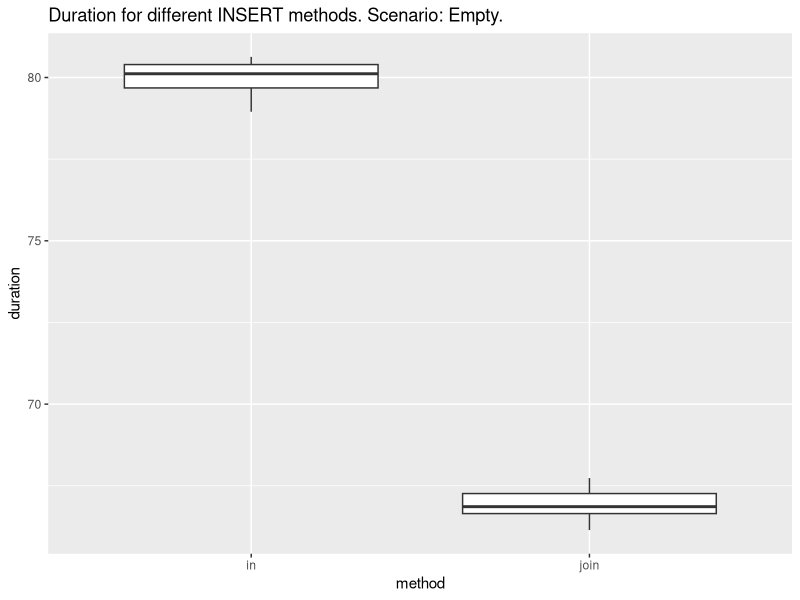
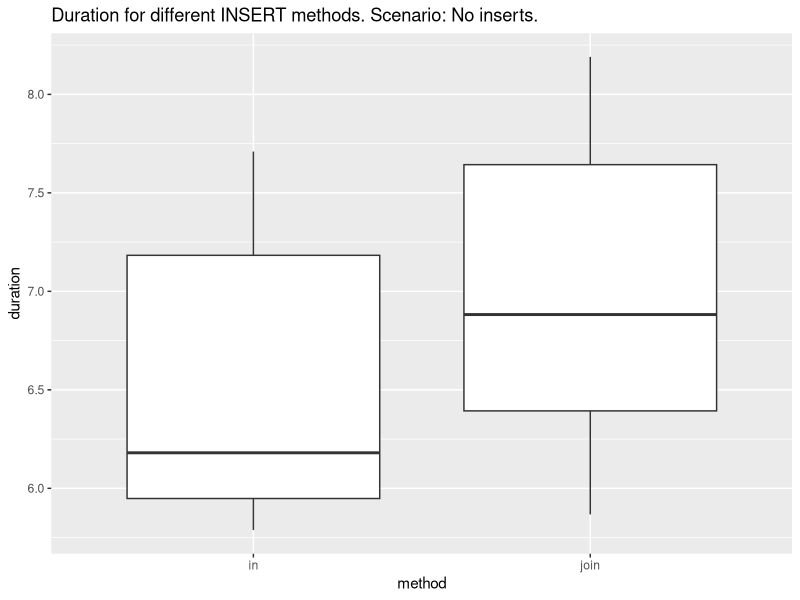
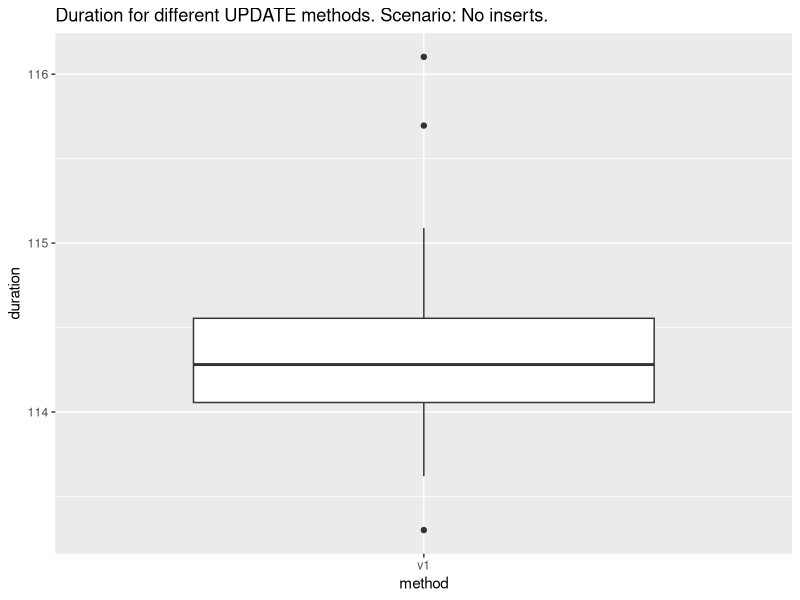
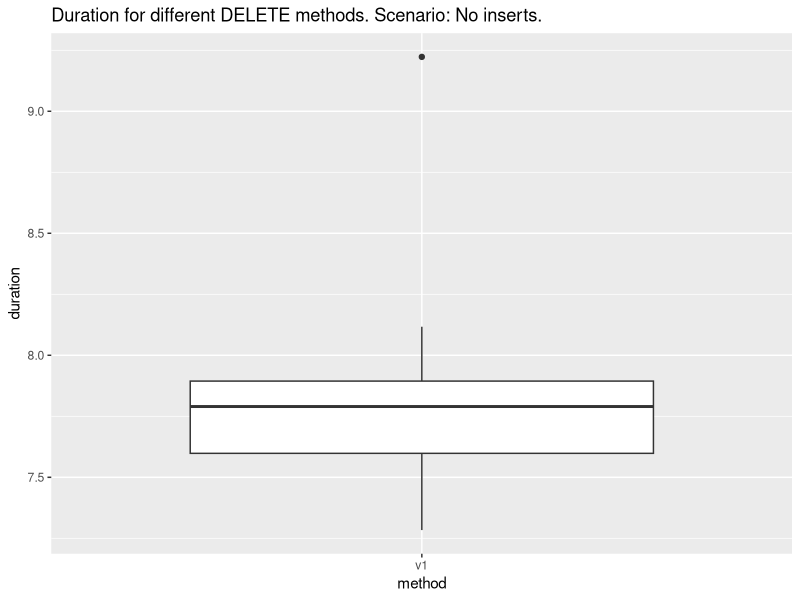
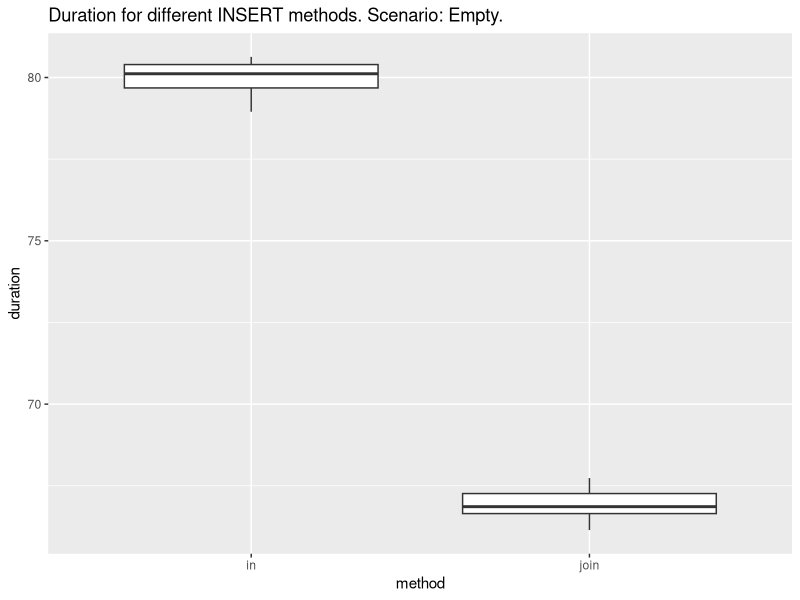
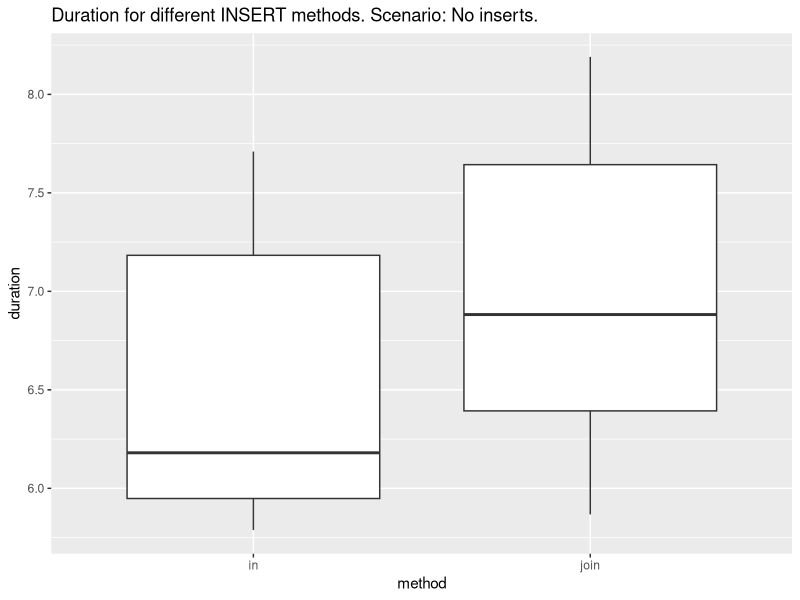
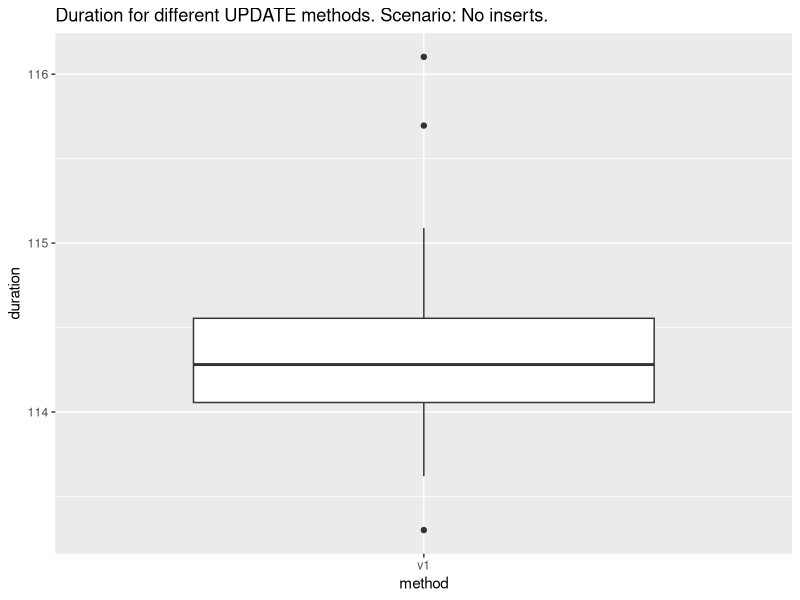
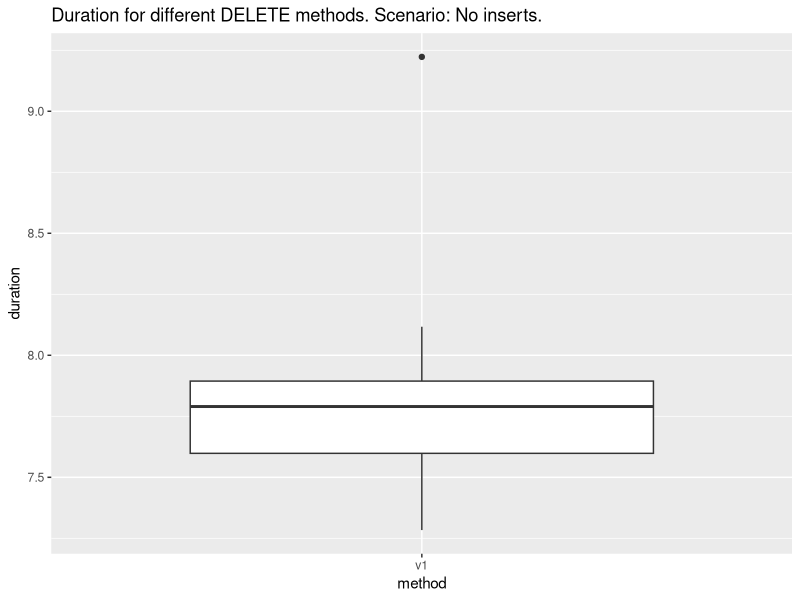

Source code (R) for these figures, in order:
library(readr)
library(ggplot2)
library(dplyr)

data <- read_csv("results.csv")

g <- ggplot(data %>% filter(test == "insert" & context == "empty"))
g + geom_boxplot(aes(x=method, y=duration)) + ggtitle("Duration for different INSERT methods. Scenario: Empty.")
ggsave("duration_insert_empty.pdf", width=7, height=9)

g <- ggplot(data %>% filter(test == "insert" & context == "no_inserts"))
g + geom_boxplot(aes(x=method, y=duration)) + ggtitle("Duration for different INSERT methods. Scenario: No inserts.")
ggsave("duration_insert_no_inserts.pdf", width=7, height=9)

g <- ggplot(data %>% filter(test == "update" & context == "no_inserts"))
g + geom_boxplot(aes(x=method, y=duration)) + ggtitle("Duration for different UPDATE methods. Scenario: No inserts.")
ggsave("duration_update_no_inserts.pdf", width=7, height=9)

g <- ggplot(data %>% filter(test == "delete" & context == "no_inserts"))
g + geom_boxplot(aes(x=method, y=duration)) + ggtitle("Duration for different DELETE methods. Scenario: No inserts.")
ggsave("duration_delete_no_inserts.pdf", width=7, height=9)
